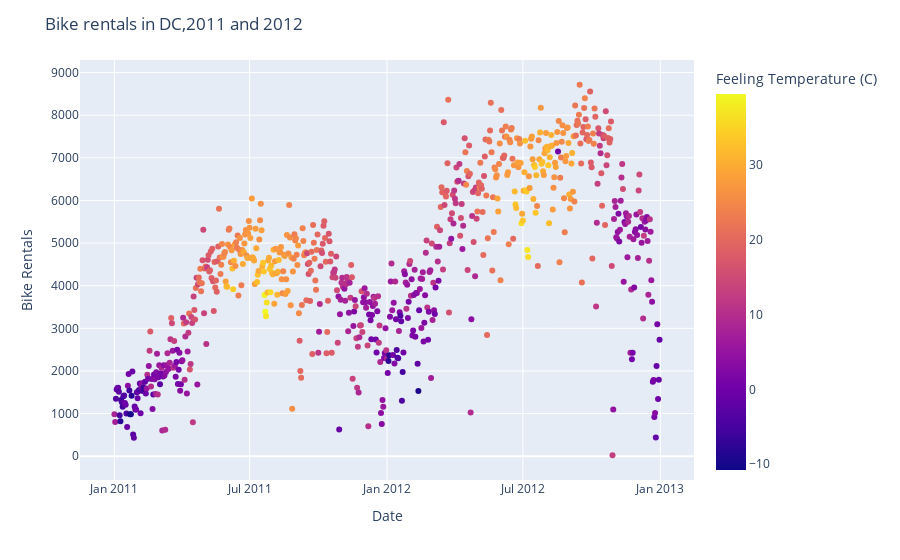

Here is the notebook cell this chart was saved with:
### Markdown cell above
## Exploratory data analysis

8.  Recreate the following visualization, and interpret it in context of the data. **Hint:** You will need to use one of the variables you created above. The temperature plotted is the feeling temperature. To get a nice title on the color bar I used:

        fig.update_layout(coloraxis_colorbar_title='Feeling Temperature (C)')

![Bike Rental](images/BikeRentalTemp.jpg)

9.  Create a visualization displaying the relationship between bike rentals and season. Interpret the plot in context of the data.

### Code cell
# Visualization - recreate the graph
fig = px.scatter(DF, x='dteday', y='cnt', color='raw_atemp')
fig.update_layout(
title='Bike rentals in DC,2011 and 2012',
xaxis_title='Date',
yaxis_title='Bike Rentals',
coloraxis_colorbar_title='Feeling Temperature (C)'
)

fig.show()

### Figure 1 — Plotly figure (JSON) as saved in the notebook; plotly's stock layout.template omitted (floating-point values rounded to 4 significant figures; data arrays with more than 128 entries replaced by an {"elided": "..."} marker saying what was removed)
{"data": [{"hovertemplate": "dteday=%{x}<br>cnt=%{y}<br>raw_atemp=%{marker.color}<extra></extra>", "legendgroup": "", "marker": {"color": {"elided": "731 float values"}, "coloraxis": "coloraxis", "symbol": "circle"}, "mode": "markers", "name": "", "orientation": "v", "showlegend": false, "type": "scatter", "x": {"elided": "731 str values"}, "xaxis": "x", "y": {"elided": "731 int values"}, "yaxis": "y"}], "layout": {"coloraxis": {"colorbar": {"title": {"text": "Feeling Temperature (C)"}}, "colorscale": [[0, "#0d0887"], [0.1111, "#46039f"], [0.2222, "#7201a8"], [0.3333, "#9c179e"], [0.4444, "#bd3786"], [0.5556, "#d8576b"], [0.6667, "#ed7953"], [0.7778, "#fb9f3a"], [0.8889, "#fdca26"], [1, "#f0f921"]]}, "legend": {"tracegroupgap": 0}, "margin": {"t": 60}, "title": {"text": "Bike rentals in DC,2011 and 2012"}, "xaxis": {"anchor": "y", "domain": [0, 1], "title": {"text": "Date"}}, "yaxis": {"anchor": "x", "domain": [0, 1], "title": {"text": "Bike Rentals"}}}}
